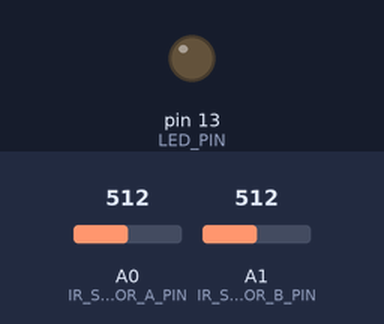
The sketch below on a simulated Arduino Uno, built with avr-gcc and run on an emulated ATmega328P. Parts: output pins drawn as LEDs (lit = HIGH). The inputs (shaded band) are chosen by the test bench; at power-on: A1 (IR_SENSOR_B_PIN) = 512, A0 (IR_SENSOR_A_PIN) = 512. What the sketch prints to the serial monitor is not drawn.

Above: at 1.2 s.
1.3 s: A1 (IR_SENSOR_B_PIN) set to 533
At 1.8 s:
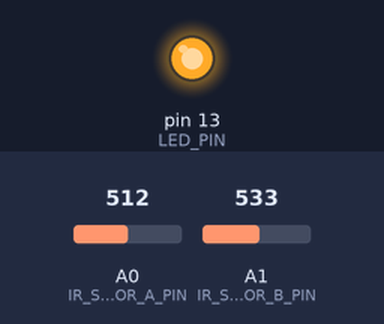
2.8 s: A0 (IR_SENSOR_A_PIN) set to 111
4.8 s: A0 (IR_SENSOR_A_PIN) set to 94
6.6 s: A1 (IR_SENSOR_B_PIN) set to 511
At 7.4 s:
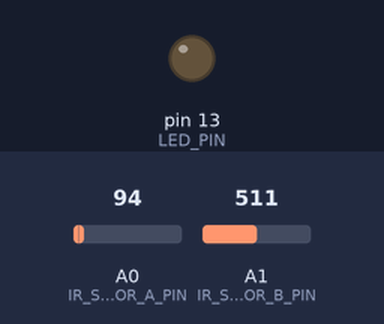
8.4 s: A1 (IR_SENSOR_B_PIN) set to 610
At 9.5 s:
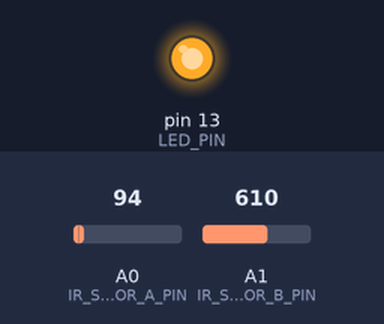
Timing chart, 0 to 11.2 s (numbered marks = the images above; inputs shaded):
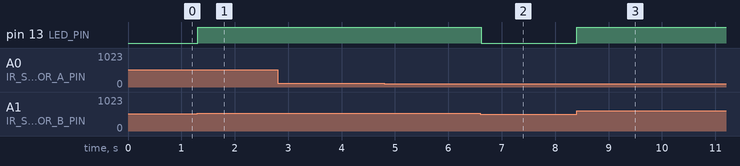

Measured:
- the behaviour switches between 514 and 515 on A1 (IR_SENSOR_B_PIN) (found by bisection; images 0 and 1)
- after the input at 1.3 s, pin 13 (LED_PIN): LOW → HIGH at once
- after the input at 2.8 s, every drawn part: stays the same
- after the input at 4.8 s, every drawn part: stays the same
- after the input at 6.6 s, pin 13 (LED_PIN): HIGH → LOW at once
- after the input at 8.4 s, pin 13 (LED_PIN): LOW → HIGH at once

The sketch:

main.ino
```cpp
#define IR_SENSOR_A_PIN A0 // dotted
#define IR_SENSOR_B_PIN A1 // slotted
#define LED_PIN 13

#define IR_DYN_AVG_RATIO 0.9

bool led_state = false;
int sensorValue_a = 0;  //
int sensorValue_b = 0;  //

int threshold_a = 60;
int threshold_b = 600;

unsigned long starttime;
unsigned long last_output;

class NeckPositionSensor{

    private:

        // The sensor with the dot mask, sensing the center reference mark.
        int _sensor_a_pin;
        int _min_a = 1024;
        int _max_a = 0;
        int _value_a;
        bool _latch_a;

        // The sensor with the slotted mask, sensing general rotation.
        int _sensor_b_pin;
        int _min_b = 1024;
        int _max_b = 0;
        int _value_b;
        bool _latch_b = false;

        // Moving averages.
        float _dyn_avg_b_low = 0;
        float _dyn_avg_b_high = 0;

        unsigned long _start_time;
        bool _first;

    public:

        NeckPositionSensor(){
        }

        NeckPositionSensor(int sensor_a_pin, int sensor_b_pin){
            _sensor_a_pin = sensor_a_pin;
            _sensor_b_pin = sensor_b_pin;
            pinMode(_sensor_a_pin, INPUT);
            pinMode(_sensor_b_pin, INPUT);
            digitalWrite(_sensor_a_pin, HIGH);
            digitalWrite(_sensor_b_pin, HIGH);
            _start_time = millis();
            _first = true;
        }

        void update(){

            int span = 3;

            _value_a = analogRead(_sensor_a_pin);
            _value_b = analogRead(_sensor_b_pin);

            _min_a = min(_min_a, _value_a);
            _max_a = max(_max_a, _value_a);

            _min_b = min(_min_b, _value_b);
            _max_b = max(_max_b, _value_b);

            float avg_b = get_avg_b();
            int avg_b_lower = avg_b - span;
            int avg_b_upper = avg_b + span;

            // Update per-notch latch value.
            if(_latch_b){
                if(_value_b <= avg_b_lower){
                    _latch_b = false;
                }
            }else{
                if(_value_b >= avg_b_upper){
                    _latch_b = true;
                }
            }

            // Update per-notch moving averages.
            if(_latch_b){
                if(_dyn_avg_b_high){
                    _dyn_avg_b_high = _dyn_avg_b_high*(IR_DYN_AVG_RATIO) + _value_b*(1 - IR_DYN_AVG_RATIO);
                }else{
                    _dyn_avg_b_high = _value_b;
                }
            }else{
                if(_dyn_avg_b_low){
                    _dyn_avg_b_low = _dyn_avg_b_low*(IR_DYN_AVG_RATIO) + _value_b*(1 - IR_DYN_AVG_RATIO);
                }else{
                    _dyn_avg_b_low = _value_b;
                }
            }

            if(_first && (_start_time + 10) < millis()){
                _first = false;
                reset_limits();
            }

        }

        void reset_limits(){
            _min_a = 1024;
            _max_a = 0;
            _min_b = 1024;
            _max_b = 0;
        }

        int get_a(){
            return _value_a;
        }

        int get_b(){
            return _value_b;
        }

        int get_min_a(){
            return _min_a;
        }

        int get_max_a(){
            return _max_a;
        }

        int get_avg_a(){
            return (int)((_max_a + _min_a)/2.0);
        }

        int get_min_b(){
            return _min_b;
        }

        int get_max_b(){
            return _max_b;
        }

        int get_avg_b(){
            int default_avg = (int)((_max_b + _min_b)/2.0);
            if(_latch_b){
                if(_dyn_avg_b_high){
                    return (int)round(_dyn_avg_b_high);
                }
            }else{
                if(_dyn_avg_b_low){
                    return (int)round(_dyn_avg_b_low);
                }
            }
            return default_avg;
        }

        bool is_centermark(){
            // a
            float avg_a = get_avg_a();
            return (_value_a > avg_a) ? true : false;
        }

        bool is_mark(){
            // b
            return _latch_b;
        }

};

NeckPositionSensor neck_position_sensor;

void setup() {

    // start serial connection
    Serial.begin(57600); // must match ino.ini

    pinMode(LED_PIN, OUTPUT);
    digitalWrite(LED_PIN, led_state);

    neck_position_sensor = NeckPositionSensor(IR_SENSOR_A_PIN, IR_SENSOR_B_PIN);

    starttime = millis();
    last_output = millis();

    Serial.println("");
}

void loop() {


    //led_state = (sensorValue < threshold)? true : false;
    //digitalWrite(LED_PIN, led_state);

    neck_position_sensor.update();

    digitalWrite(LED_PIN, neck_position_sensor.is_mark());

    if((last_output + 10) < millis()){
        last_output = millis();
        Serial.print(String("\r"));

        Serial.print(String(" a.min:")+String(neck_position_sensor.get_min_a()));
        Serial.print(String(" a.avg:")+String(neck_position_sensor.get_avg_a()));
        Serial.print(String(" a.max:")+String(neck_position_sensor.get_max_a()));
        Serial.print(String(" a.val:")+String(neck_position_sensor.get_a()));

        Serial.print(String(" b.min:")+String(neck_position_sensor.get_min_b()));
        Serial.print(String(" b.avg:")+String(neck_position_sensor.get_avg_b()));
        Serial.print(String(" b.max:")+String(neck_position_sensor.get_max_b()));
        Serial.print(String(" b.val:")+String(neck_position_sensor.get_b()));

        Serial.print(String(" centermark:")+String(neck_position_sensor.is_centermark()));
        Serial.print(String(" mark:")+String(neck_position_sensor.is_mark()));
        Serial.print("            ");
        Serial.flush();
    }

}
```
